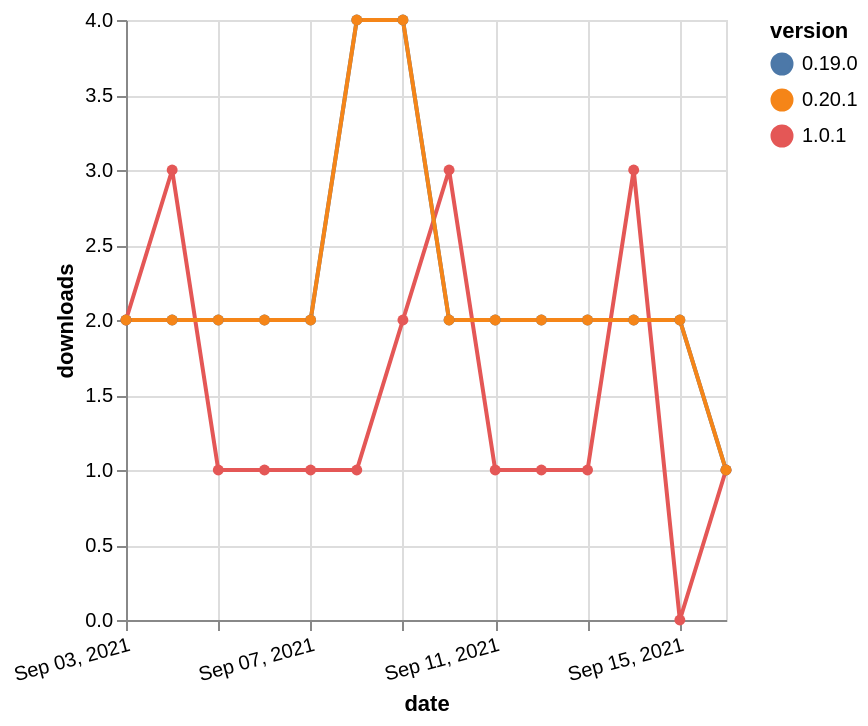

Write a Vega-Lite specification for this figure.
### Vega-Lite specification from a JSON file in a GitHub repository (floating-point values rounded to 4 significant figures)
{"$schema": "https://vega.github.io/schema/vega-lite/v5.json", "description": "A simple bar chart with embedded data.", "data": {"values": [{"date": "2021-09-03", "total": 387, "delta": 2, "version": "1.0.1"}, {"date": "2021-09-04", "total": 390, "delta": 3, "version": "1.0.1"}, {"date": "2021-09-05", "total": 391, "delta": 1, "version": "1.0.1"}, {"date": "2021-09-06", "total": 392, "delta": 1, "version": "1.0.1"}, {"date": "2021-09-07", "total": 393, "delta": 1, "version": "1.0.1"}, {"date": "2021-09-08", "total": 394, "delta": 1, "version": "1.0.1"}, {"date": "2021-09-09", "total": 396, "delta": 2, "version": "1.0.1"}, {"date": "2021-09-10", "total": 399, "delta": 3, "version": "1.0.1"}, {"date": "2021-09-11", "total": 400, "delta": 1, "version": "1.0.1"}, {"date": "2021-09-12", "total": 401, "delta": 1, "version": "1.0.1"}, {"date": "2021-09-13", "total": 402, "delta": 1, "version": "1.0.1"}, {"date": "2021-09-14", "total": 405, "delta": 3, "version": "1.0.1"}, {"date": "2021-09-15", "total": 405, "delta": 0, "version": "1.0.1"}, {"date": "2021-09-16", "total": 406, "delta": 1, "version": "1.0.1"}, {"date": "2021-09-03", "total": 3119, "delta": 2, "version": "0.19.0"}, {"date": "2021-09-04", "total": 3121, "delta": 2, "version": "0.19.0"}, {"date": "2021-09-05", "total": 3123, "delta": 2, "version": "0.19.0"}, {"date": "2021-09-06", "total": 3125, "delta": 2, "version": "0.19.0"}, {"date": "2021-09-07", "total": 3127, "delta": 2, "version": "0.19.0"}, {"date": "2021-09-08", "total": 3131, "delta": 4, "version": "0.19.0"}, {"date": "2021-09-09", "total": 3135, "delta": 4, "version": "0.19.0"}, {"date": "2021-09-10", "total": 3137, "delta": 2, "version": "0.19.0"}, {"date": "2021-09-11", "total": 3139, "delta": 2, "version": "0.19.0"}, {"date": "2021-09-12", "total": 3141, "delta": 2, "version": "0.19.0"}, {"date": "2021-09-13", "total": 3143, "delta": 2, "version": "0.19.0"}, {"date": "2021-09-14", "total": 3145, "delta": 2, "version": "0.19.0"}, {"date": "2021-09-15", "total": 3147, "delta": 2, "version": "0.19.0"}, {"date": "2021-09-16", "total": 3148, "delta": 1, "version": "0.19.0"}, {"date": "2021-09-03", "total": 3202, "delta": 2, "version": "0.20.1"}, {"date": "2021-09-04", "total": 3204, "delta": 2, "version": "0.20.1"}, {"date": "2021-09-05", "total": 3206, "delta": 2, "version": "0.20.1"}, {"date": "2021-09-06", "total": 3208, "delta": 2, "version": "0.20.1"}, {"date": "2021-09-07", "total": 3210, "delta": 2, "version": "0.20.1"}, {"date": "2021-09-08", "total": 3214, "delta": 4, "version": "0.20.1"}, {"date": "2021-09-09", "total": 3218, "delta": 4, "version": "0.20.1"}, {"date": "2021-09-10", "total": 3220, "delta": 2, "version": "0.20.1"}, {"date": "2021-09-11", "total": 3222, "delta": 2, "version": "0.20.1"}, {"date": "2021-09-12", "total": 3224, "delta": 2, "version": "0.20.1"}, {"date": "2021-09-13", "total": 3226, "delta": 2, "version": "0.20.1"}, {"date": "2021-09-14", "total": 3228, "delta": 2, "version": "0.20.1"}, {"date": "2021-09-15", "total": 3230, "delta": 2, "version": "0.20.1"}, {"date": "2021-09-16", "total": 3231, "delta": 1, "version": "0.20.1"}]}, "width": "container", "mark": {"type": "line", "point": {"filled": true}}, "encoding": {"x": {"field": "date", "type": "temporal", "timeUnit": "yearmonthdate", "title": "date", "axis": {"labelAngle": -15}}, "y": {"field": "delta", "type": "quantitative", "title": "downloads"}, "color": {"field": "version", "type": "nominal"}, "tooltip": {"field": "delta"}}}
